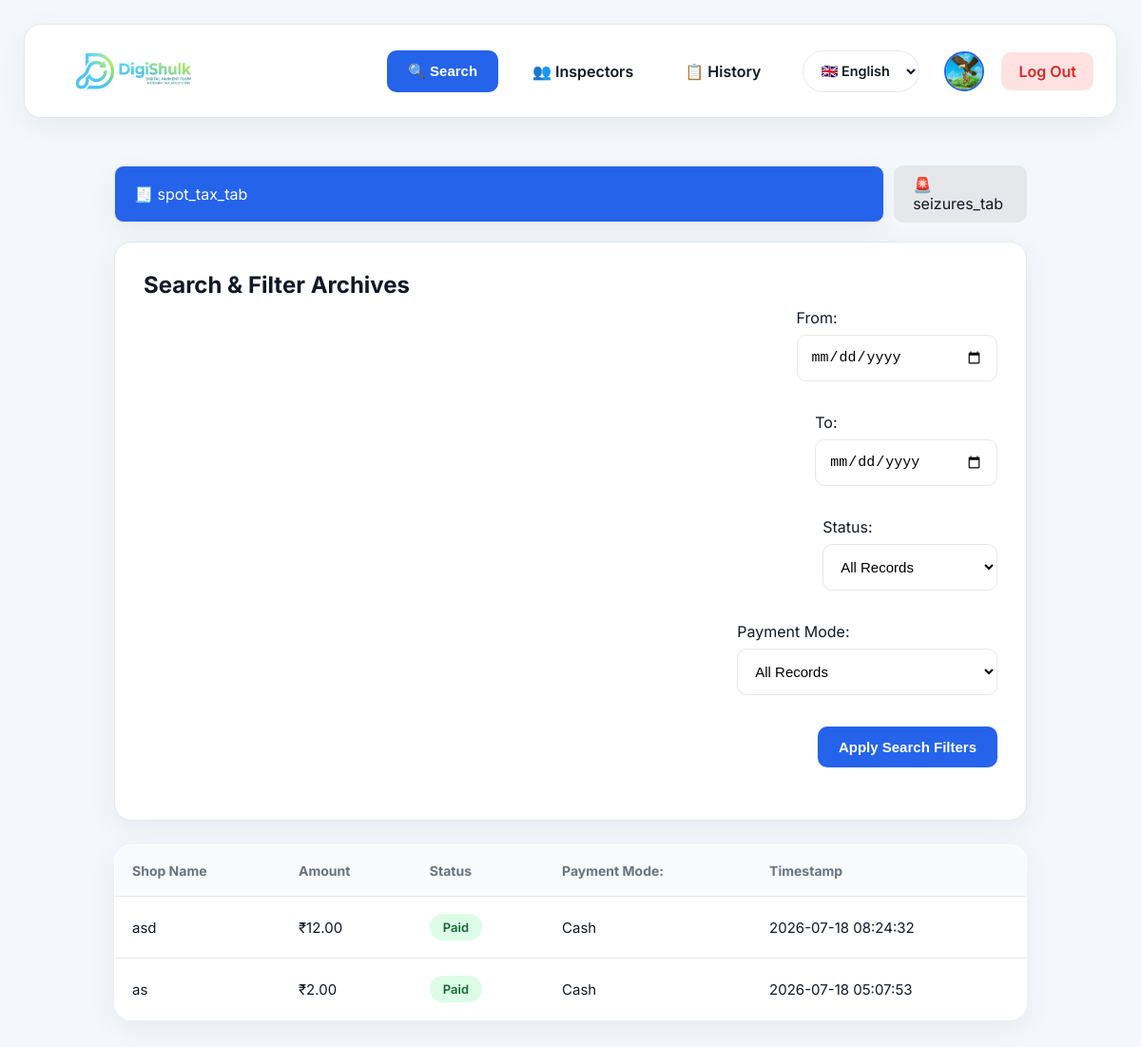
/includes/history.php (signed in), run on the app's committed database.
### tables this page shows
CREATE TABLE `users` (
  `user_id` int(11) NOT NULL,
  `username` varchar(20) NOT NULL,
  `password` varchar(255) NOT NULL,
  `role` varchar(20) NOT NULL DEFAULT 'inspector',
  `last_active` datetime NOT NULL DEFAULT current_timestamp(),
  `profile_photo` varchar(255) DEFAULT 'default.png',
  `full_name` varchar(150) DEFAULT NULL
);

CREATE TABLE `transactions` (
  `transaction_id` int(11) NOT NULL,
  `inspector_id` int(11) DEFAULT NULL,
  `shop_id` int(11) DEFAULT NULL,
  `stall_type` varchar(50) DEFAULT NULL,
  `area_sqft` int(11) DEFAULT NULL,
  `total_amount` decimal(10,2) DEFAULT NULL,
  `status` enum('pending','paid','failed') DEFAULT 'pending',
  `created_at` timestamp NOT NULL DEFAULT current_timestamp(),
  `shop_name` varchar(100) DEFAULT NULL,
  `shop_address` text DEFAULT NULL,
  `shopkeeper_phone` varchar(15) DEFAULT NULL,
  `payment_mode` varchar(20) DEFAULT 'cash',
  `payment_ref` varchar(100) DEFAULT NULL,
  `sms_log` text DEFAULT NULL,
  `receipt_number` varchar(30) DEFAULT NULL
);

### includes/lang_engine.php (called while the page is built, shortened)
<?php
if (isset($_SESSION['lang'])) {
    $current_lang = $_SESSION['lang'];
} elseif (isset($_COOKIE['user_lang'])) {
    $current_lang = $_COOKIE['user_lang'];
    $_SESSION['lang'] = $current_lang;
} else {
    $current_lang = 'en';
}
function __($key) {
    global $dictionary, $current_lang;
    return $dictionary[$current_lang][$key] ?? $dictionary['en'][$key] ?? $key;
}
?>

### includes/history_tax_section.php (the view, shortened to what this page needs)
<?php
$date_from = $_GET['date_from'] ?? '';
$date_to = $_GET['date_to'] ?? '';
$sql = "SELECT * FROM transactions WHERE 1=1";
$sql .= " ORDER BY created_at DESC";
$stmt = $conn->prepare($sql);
$stmt->execute();
$result = $stmt->get_result();
?>
<div class="card" style="max-width: 100%; margin-bottom: 25px;">
    <h2><?php echo __('filters_title'); ?></h2>
    <form method="GET" style="display: flex; gap: 15px; flex-wrap: wrap; align-items: flex-end;">
        <div>
            <label><?php echo __('from'); ?></label>
            <input type="date" name="date_from" value="<?php echo htmlspecialchars($date_from); ?>">
        </div>
        <div>
            <label><?php echo __('to'); ?></label>
            <input type="date" name="date_to" value="<?php echo htmlspecialchars($date_to); ?>">
        </div>
        <?php if($is_admin): ?>
        <div>
            <label><?php echo __('status'); ?></label>
            <select name="status">
                <option value=""><?php echo __('all'); ?></option>
            </select>
        </div>
        <?php endif; ?>
        <div>
            <label><?php echo __('payment_mode'); ?></label>
            <select name="payment_mode">
                <option value=""><?php echo __('all'); ?></option>
            </select>
        </div>
        <button type="submit"><?php echo __('btn_apply'); ?></button>
    </form>
</div>
<table>
    <tr>
        <th><?php echo __('th_shop'); ?></th>
        <th><?php echo __('th_amount'); ?></th>
        <?php if($is_admin): ?><th><?php echo __('th_status'); ?></th><?php endif; ?>
        <th><?php echo __('payment_mode'); ?></th>
        <th><?php echo __('th_time'); ?></th>
    </tr>
    <?php while($row = $result->fetch_assoc()): ?>
        <tr>
            <td><?php echo htmlspecialchars($row['shop_name']); ?></td>
            <td>₹<?php echo number_format($row['total_amount'],2); ?></td>
            <?php if($is_admin): ?>
            <td><span class="stamp <?php echo $row['status']=='paid'?'stamp-paid':'stamp-pending'; ?>"><?php echo __($row['status']); ?></span></td>
            <?php endif; ?>
            <td><?php echo __($row['payment_mode']); ?></td>
            <td><?php echo $row['created_at']; ?></td>
        </tr>
    <?php endwhile; ?>
</table>

### includes/header.php (shortened to what this page needs)
<?php
include 'db_connect.php';
include 'lang_engine.php';
$userPhoto = "uploads/profile/default.jpg";
if(isset($_SESSION['user_id'])){
    $stmt = $conn->prepare("
    SELECT profile_photo
    FROM users
    WHERE user_id=?
    LIMIT 1
    ");
    $stmt->bind_param("i", $_SESSION['user_id']);
    $stmt->execute();
    $row = $stmt->get_result()->fetch_assoc();
    if(!empty($row['profile_photo']) &&
       file_exists("uploads/profile/".$row['profile_photo'])){
        $userPhoto = "uploads/profile/".$row['profile_photo'];
    }
}
?>
<!DOCTYPE html>
<html lang="<?php echo $current_lang; ?>">
<head>
    <link rel="stylesheet" href="style2.css">
</head>
<body>
<div class="navarea">
    <header class="navbar">
        <?php
            $homePage = "dashboard.php";
            if (isset($_SESSION['role']) && $_SESSION['role'] == "admin") {
                 $homePage = "admin_dashboard.php";
                    }
            ?>
            <a href="<?php echo $homePage; ?>" class="logo-link">
                <div class="logo"></div>
            </a>
        <nav>
            <button id="openSearch" class="search-btn">
                🔍 Search
            </button>
            <?php if(isset($_SESSION['role']) && $_SESSION['role']=='admin'): ?>
                <a href="add_inspector.php"><?php echo __('manage'); ?></a>
            <?php endif; ?>
            <a href="history.php"><?php echo __('history'); ?></a>
            <div class="lang-form-wrapper">
                <form action="switch_lang.php" method="POST" id="langForm">
                    <select name="lang" class="server-lang-select" onchange="document.getElementById('langForm').submit();">
                        <option value="en" <?php if($current_lang == 'en') echo 'selected'; ?>>🇬🇧 English</option>
                    </select>
                </form>
            </div>
            <a href="settings.php" class="profile-link">
            <img
                src="<?php echo $userPhoto; ?>"
                class="nav-profile-photo"
                alt="Profile">
            </a>
            <a href="logout.php" class="logout-btn"><?php echo __('logout'); ?></a>
        </nav>
    </header>
</div>

### includes/style2.css (style rules this page uses)
:root { --bg: #f4f7fb; --card: #ffffff; --border: #e5e7eb; --primary: #2563eb; --primaryHover: #1d4ed8; --success: #16a34a; --danger: #dc2626; --warning: #f59e0b; --text: #111827; --muted: #6b7280; --radius: 16px; --shadow: 0 8px 30px rgba(15, 23, 42, .06); }
* { margin: 0; padding: 0; box-sizing: border-box; }
body { font-family: Inter, sans-serif; background: var(--bg); color: var(--text); padding: 25px; }
a { text-decoration: none; color: inherit; }
h1, h2, h3 { font-weight: 700; margin-bottom: 10px; color: var(--text); }
.navarea { display: flex; justify-content: center; margin-bottom: 30px; }
.navbar { width: 100%; max-width: 1400px; background: #fff; border: 1px solid var(--border); border-radius: 18px; padding: 16px 24px; display: flex; align-items: center; box-shadow: var(--shadow); }
.navbar nav { display: flex; align-items: center; gap: 18px; margin-left: auto; }
.logo { background: url("logo.png"); background-size: contain; background-repeat: no-repeat; width: 180px; height: 45px; }
.navbar a { padding: 10px 18px; border-radius: 10px; font-weight: 600; transition: .2s; }
.profile-link { display: flex; align-items: center; justify-content: center; }
.nav-profile-photo { width: 42px; height: 42px; border-radius: 50%; object-fit: cover; border: 2px solid #2563eb; transition: .25s; }
.logout-btn { background: #fee2e2; color: var(--danger) !important; }
.card { background: white; padding: 30px; border-radius: 18px; border: 1px solid var(--border); box-shadow: var(--shadow); max-width: 650px; margin: auto; }
button { background: var(--primary); color: white; border: none; padding: 13px 22px; border-radius: 10px; font-size: 15px; font-weight: 600; cursor: pointer; transition: .2s; }
input, select { width: 100%; padding: 14px; margin: 8px 0 18px; border-radius: 10px; border: 1px solid var(--border); font-size: 15px; background: white; }
table { width: 100%; background: white; border-radius: 18px; overflow: hidden; border-collapse: collapse; box-shadow: var(--shadow); border: 1px solid var(--border); }
th { background: #f8fafc; padding: 18px; text-align: left; font-size: 14px; color: var(--muted); border-bottom: 1px solid var(--border); }
td { padding: 18px; border-bottom: 1px solid var(--border); font-size: 15px; }
.stamp { display: inline-flex; align-items: center; padding: 6px 14px; border-radius: 999px; font-size: 13px; font-weight: 600; }
.stamp-paid { background: #dcfce7; color: #166534; }
.logo-link { display: flex; align-items: center; text-decoration: none; }
.card form { display: flex; flex-direction: column; gap: 12px; margin-bottom: 25px; }
.card button { width: fit-content; min-width: 170px; }
.profile-link { padding: 0 !important; background: none !important; display: flex; align-items: center; }
.nav-profile-photo { width: 42px; height: 42px; border-radius: 50%; object-fit: cover; border: 2px solid #2563eb; transition: .25s; cursor: pointer; }
.server-lang-select { height: 44px; width: auto; padding: 0 16px; border: 1px solid var(--border); border-radius: 999px; background: #fff; display: flex; align-items: center; font-size: 15px; font-weight: 600; margin: 0; }
.lang-form-wrapper { display: flex; align-items: center; }
.logo-link { display: flex; align-items: center; }

### includes/header.php (style rules this page uses)
.lang-form-wrapper { display: inline-block; margin: 0 8px; }
.server-lang-select { background: #ffffff !important; color: var(--text) !important; font-family: Inter, sans-serif !important; font-weight: 600 !important; font-size: 0.9rem !important; padding: 6px 14px !important; border: 1px solid var(--border) !important; border-radius: 999px !important; cursor: pointer !important; width: auto !important; min-height: auto !important; }

### data on the page
users: profile_photo (picture)
transactions: shop_name "asd", total_amount "12.00", status "Paid", payment_mode "Cash", created_at "2026-07-18 08:24:32"
transactions: shop_name "as", total_amount "2.00", status "Paid", payment_mode "Cash", created_at "2026-07-18 05:07:53"

### other printed values
__('manage') "👥 Inspectors"
__('history') "📋 History"
__('logout') "Log Out"
__('spot_tax_tab') "spot_tax_tab"
__('seizures_tab') "seizures_tab"
__('filters_title') "Search & Filter Archives"
__('from') "From:"
__('to') "To:"
__('status') "Status:"
__('payment_mode') "Payment Mode:"
__('btn_apply') "Apply Search Filters"
__('th_shop') "Shop Name"
__('th_amount') "Amount"
__('th_status') "Status"
__('th_time') "Timestamp"
